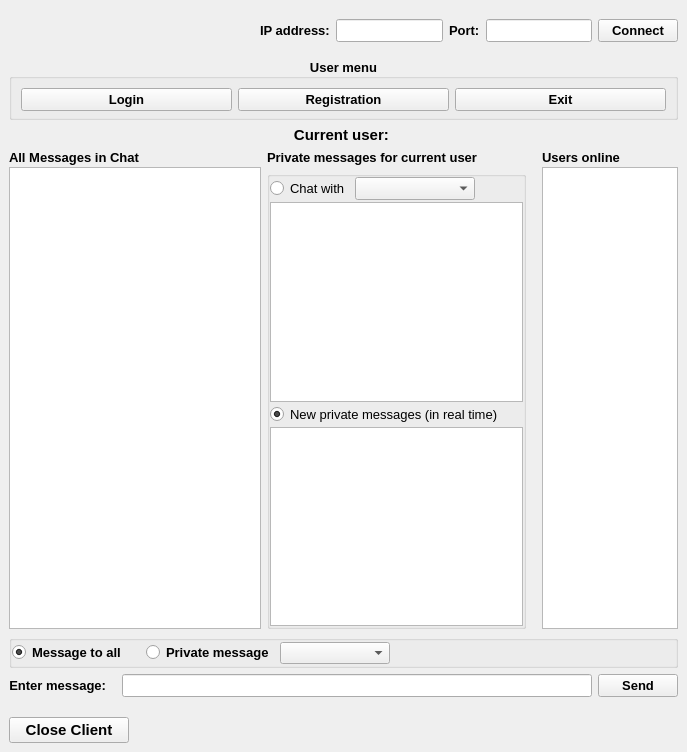
<?xml version="1.0" encoding="UTF-8"?>
<ui version="4.0">
 <class>ClientMainWindow</class>
 <widget class="QMainWindow" name="ClientMainWindow">
  <property name="geometry">
   <rect>
    <x>0</x>
    <y>0</y>
    <width>687</width>
    <height>752</height>
   </rect>
  </property>
  <property name="minimumSize">
   <size>
    <width>0</width>
    <height>0</height>
   </size>
  </property>
  <property name="maximumSize">
   <size>
    <width>16777215</width>
    <height>16777215</height>
   </size>
  </property>
  <property name="font">
   <font>
    <pointsize>10</pointsize>
    <bold>true</bold>
   </font>
  </property>
  <property name="windowTitle">
   <string>ClientMainWindow</string>
  </property>
  <property name="autoFillBackground">
   <bool>false</bool>
  </property>
  <widget class="QWidget" name="centralwidget">
   <property name="font">
    <font>
     <pointsize>10</pointsize>
     <bold>true</bold>
    </font>
   </property>
   <layout class="QVBoxLayout" name="verticalLayout_5">
    <item>
     <layout class="QHBoxLayout" name="horizontalLayout">
      <property name="topMargin">
       <number>10</number>
      </property>
      <property name="bottomMargin">
       <number>10</number>
      </property>
      <item>
       <spacer name="horizontalSpacer">
        <property name="orientation">
         <enum>Qt::Horizontal</enum>
        </property>
        <property name="sizeHint" stdset="0">
         <size>
          <width>270</width>
          <height>20</height>
         </size>
        </property>
       </spacer>
      </item>
      <item>
       <widget class="QLabel" name="label_6">
        <property name="text">
         <string>IP address:</string>
        </property>
       </widget>
      </item>
      <item>
       <widget class="QLineEdit" name="ipLineEdit">
        <property name="font">
         <font>
          <pointsize>10</pointsize>
          <bold>false</bold>
         </font>
        </property>
       </widget>
      </item>
      <item>
       <widget class="QLabel" name="label">
        <property name="text">
         <string>Port:</string>
        </property>
       </widget>
      </item>
      <item>
       <widget class="QLineEdit" name="portLineEdit">
        <property name="font">
         <font>
          <pointsize>10</pointsize>
          <bold>false</bold>
         </font>
        </property>
       </widget>
      </item>
      <item>
       <widget class="QPushButton" name="connectButton">
        <property name="text">
         <string>Connect</string>
        </property>
       </widget>
      </item>
     </layout>
    </item>
    <item>
     <widget class="QGroupBox" name="userMenuGroupBox">
      <property name="enabled">
       <bool>true</bool>
      </property>
      <property name="title">
       <string>User menu</string>
      </property>
      <property name="alignment">
       <set>Qt::AlignCenter</set>
      </property>
      <property name="flat">
       <bool>false</bool>
      </property>
      <layout class="QHBoxLayout" name="horizontalLayout_6">
       <property name="bottomMargin">
        <number>0</number>
       </property>
       <item>
        <layout class="QHBoxLayout" name="horizontalLayout_5">
         <property name="bottomMargin">
          <number>6</number>
         </property>
         <item>
          <widget class="QPushButton" name="loginButton">
           <property name="text">
            <string>Login</string>
           </property>
          </widget>
         </item>
         <item>
          <widget class="QPushButton" name="registrationButton">
           <property name="text">
            <string>Registration</string>
           </property>
          </widget>
         </item>
         <item>
          <widget class="QPushButton" name="exitUserButton">
           <property name="text">
            <string>Exit</string>
           </property>
          </widget>
         </item>
        </layout>
       </item>
      </layout>
     </widget>
    </item>
    <item>
     <widget class="QLabel" name="currentUserLabel">
      <property name="font">
       <font>
        <pointsize>11</pointsize>
        <bold>true</bold>
       </font>
      </property>
      <property name="text">
       <string>Current user: </string>
      </property>
      <property name="alignment">
       <set>Qt::AlignCenter</set>
      </property>
     </widget>
    </item>
    <item>
     <layout class="QHBoxLayout" name="horizontalLayout_11">
      <item>
       <layout class="QVBoxLayout" name="verticalLayout">
        <property name="spacing">
         <number>2</number>
        </property>
        <item>
         <widget class="QLabel" name="label_2">
          <property name="text">
           <string>All Messages in Chat</string>
          </property>
         </widget>
        </item>
        <item>
         <widget class="QTextEdit" name="allMessagesTextEdit">
          <property name="minimumSize">
           <size>
            <width>250</width>
            <height>0</height>
           </size>
          </property>
          <property name="font">
           <font>
            <pointsize>9</pointsize>
            <bold>true</bold>
           </font>
          </property>
          <property name="readOnly">
           <bool>true</bool>
          </property>
         </widget>
        </item>
       </layout>
      </item>
      <item>
       <layout class="QVBoxLayout" name="verticalLayout_4" stretch="0,0">
        <item>
         <widget class="QLabel" name="label_3">
          <property name="text">
           <string>Private messages for current user</string>
          </property>
         </widget>
        </item>
        <item>
         <widget class="QGroupBox" name="groupBox_2">
          <property name="title">
           <string/>
          </property>
          <property name="alignment">
           <set>Qt::AlignCenter</set>
          </property>
          <layout class="QHBoxLayout" name="horizontalLayout_9">
           <property name="spacing">
            <number>0</number>
           </property>
           <property name="leftMargin">
            <number>0</number>
           </property>
           <property name="topMargin">
            <number>0</number>
           </property>
           <property name="rightMargin">
            <number>0</number>
           </property>
           <property name="bottomMargin">
            <number>0</number>
           </property>
           <item>
            <layout class="QVBoxLayout" name="verticalLayout_2" stretch="0,1,0,1">
             <property name="spacing">
              <number>2</number>
             </property>
             <item>
              <layout class="QHBoxLayout" name="horizontalLayout_2" stretch="0,1,0">
               <property name="spacing">
                <number>5</number>
               </property>
               <item>
                <widget class="QRadioButton" name="privateMessageFromRadioButton">
                 <property name="font">
                  <font>
                   <pointsize>10</pointsize>
                   <bold>false</bold>
                  </font>
                 </property>
                 <property name="text">
                  <string>Chat with</string>
                 </property>
                </widget>
               </item>
               <item>
                <widget class="QComboBox" name="privateUsersComboBox">
                 <property name="maximumSize">
                  <size>
                   <width>120</width>
                   <height>16777215</height>
                  </size>
                 </property>
                 <property name="font">
                  <font>
                   <pointsize>10</pointsize>
                   <bold>false</bold>
                  </font>
                 </property>
                </widget>
               </item>
               <item>
                <spacer name="horizontalSpacer_4">
                 <property name="orientation">
                  <enum>Qt::Horizontal</enum>
                 </property>
                 <property name="sizeHint" stdset="0">
                  <size>
                   <width>40</width>
                   <height>20</height>
                  </size>
                 </property>
                </spacer>
               </item>
              </layout>
             </item>
             <item>
              <widget class="QTextEdit" name="chatWithTextEdit">
               <property name="minimumSize">
                <size>
                 <width>250</width>
                 <height>180</height>
                </size>
               </property>
               <property name="font">
                <font>
                 <pointsize>9</pointsize>
                 <bold>true</bold>
                </font>
               </property>
               <property name="readOnly">
                <bool>true</bool>
               </property>
              </widget>
             </item>
             <item>
              <widget class="QRadioButton" name="allPrivateMessagesRadioButton">
               <property name="font">
                <font>
                 <pointsize>10</pointsize>
                 <bold>false</bold>
                </font>
               </property>
               <property name="text">
                <string>New private messages (in real time)</string>
               </property>
               <property name="checked">
                <bool>true</bool>
               </property>
              </widget>
             </item>
             <item>
              <widget class="QTextEdit" name="privateMessagesTextEdit">
               <property name="minimumSize">
                <size>
                 <width>250</width>
                 <height>180</height>
                </size>
               </property>
               <property name="font">
                <font>
                 <pointsize>9</pointsize>
                 <bold>true</bold>
                </font>
               </property>
               <property name="readOnly">
                <bool>true</bool>
               </property>
              </widget>
             </item>
            </layout>
           </item>
          </layout>
         </widget>
        </item>
       </layout>
      </item>
      <item>
       <layout class="QVBoxLayout" name="verticalLayout_3">
        <property name="spacing">
         <number>2</number>
        </property>
        <property name="leftMargin">
         <number>10</number>
        </property>
        <item>
         <widget class="QLabel" name="label_4">
          <property name="text">
           <string>Users online</string>
          </property>
         </widget>
        </item>
        <item>
         <widget class="QListWidget" name="usersOnlineListWidget">
          <property name="sizePolicy">
           <sizepolicy hsizetype="Expanding" vsizetype="Expanding">
            <horstretch>0</horstretch>
            <verstretch>0</verstretch>
           </sizepolicy>
          </property>
          <property name="minimumSize">
           <size>
            <width>130</width>
            <height>0</height>
           </size>
          </property>
          <property name="maximumSize">
           <size>
            <width>140</width>
            <height>16777215</height>
           </size>
          </property>
          <property name="font">
           <font>
            <pointsize>10</pointsize>
            <bold>true</bold>
           </font>
          </property>
         </widget>
        </item>
       </layout>
      </item>
     </layout>
    </item>
    <item>
     <widget class="QGroupBox" name="groupBox">
      <property name="title">
       <string/>
      </property>
      <property name="alignment">
       <set>Qt::AlignCenter</set>
      </property>
      <layout class="QHBoxLayout" name="horizontalLayout_10">
       <property name="spacing">
        <number>0</number>
       </property>
       <property name="sizeConstraint">
        <enum>QLayout::SetDefaultConstraint</enum>
       </property>
       <property name="leftMargin">
        <number>0</number>
       </property>
       <property name="topMargin">
        <number>0</number>
       </property>
       <property name="rightMargin">
        <number>0</number>
       </property>
       <property name="bottomMargin">
        <number>0</number>
       </property>
       <item>
        <layout class="QHBoxLayout" name="horizontalLayout_8" stretch="0,0,0,1">
         <property name="spacing">
          <number>20</number>
         </property>
         <item>
          <widget class="QRadioButton" name="messageToAllRadioButton">
           <property name="text">
            <string>Message to all</string>
           </property>
           <property name="checked">
            <bool>true</bool>
           </property>
          </widget>
         </item>
         <item>
          <layout class="QHBoxLayout" name="horizontalLayout_3" stretch="0,1">
           <property name="spacing">
            <number>6</number>
           </property>
           <item>
            <widget class="QRadioButton" name="privateMessageRadioButton">
             <property name="text">
              <string>Private message</string>
             </property>
            </widget>
           </item>
           <item>
            <widget class="QComboBox" name="usersComboBox">
             <property name="sizePolicy">
              <sizepolicy hsizetype="MinimumExpanding" vsizetype="Fixed">
               <horstretch>0</horstretch>
               <verstretch>0</verstretch>
              </sizepolicy>
             </property>
             <property name="minimumSize">
              <size>
               <width>110</width>
               <height>0</height>
              </size>
             </property>
             <property name="maximumSize">
              <size>
               <width>120</width>
               <height>16777215</height>
              </size>
             </property>
             <property name="font">
              <font>
               <pointsize>9</pointsize>
               <bold>false</bold>
              </font>
             </property>
             <property name="sizeAdjustPolicy">
              <enum>QComboBox::AdjustToContents</enum>
             </property>
            </widget>
           </item>
          </layout>
         </item>
         <item>
          <widget class="QLabel" name="usersStateLabel">
           <property name="font">
            <font>
             <pointsize>8</pointsize>
             <bold>false</bold>
            </font>
           </property>
           <property name="text">
            <string/>
           </property>
          </widget>
         </item>
         <item>
          <spacer name="horizontalSpacer_3">
           <property name="orientation">
            <enum>Qt::Horizontal</enum>
           </property>
           <property name="sizeType">
            <enum>QSizePolicy::MinimumExpanding</enum>
           </property>
           <property name="sizeHint" stdset="0">
            <size>
             <width>40</width>
             <height>20</height>
            </size>
           </property>
          </spacer>
         </item>
        </layout>
       </item>
      </layout>
     </widget>
    </item>
    <item>
     <layout class="QHBoxLayout" name="horizontalLayout_7">
      <property name="spacing">
       <number>6</number>
      </property>
      <property name="topMargin">
       <number>0</number>
      </property>
      <property name="bottomMargin">
       <number>4</number>
      </property>
      <item>
       <widget class="QLabel" name="messageLabel">
        <property name="text">
         <string>Enter message:</string>
        </property>
        <property name="alignment">
         <set>Qt::AlignRight|Qt::AlignTrailing|Qt::AlignVCenter</set>
        </property>
        <property name="margin">
         <number>0</number>
        </property>
        <property name="indent">
         <number>10</number>
        </property>
       </widget>
      </item>
      <item>
       <widget class="QLineEdit" name="messageLineEdit">
        <property name="font">
         <font>
          <pointsize>10</pointsize>
          <bold>false</bold>
         </font>
        </property>
       </widget>
      </item>
      <item>
       <widget class="QPushButton" name="sendButton">
        <property name="text">
         <string>Send</string>
        </property>
       </widget>
      </item>
     </layout>
    </item>
    <item>
     <layout class="QHBoxLayout" name="horizontalLayout_4">
      <property name="topMargin">
       <number>10</number>
      </property>
      <item>
       <widget class="QPushButton" name="closeButton">
        <property name="sizePolicy">
         <sizepolicy hsizetype="Expanding" vsizetype="Fixed">
          <horstretch>0</horstretch>
          <verstretch>0</verstretch>
         </sizepolicy>
        </property>
        <property name="maximumSize">
         <size>
          <width>120</width>
          <height>16777215</height>
         </size>
        </property>
        <property name="font">
         <font>
          <pointsize>11</pointsize>
          <bold>true</bold>
         </font>
        </property>
        <property name="text">
         <string>Close Client</string>
        </property>
       </widget>
      </item>
      <item>
       <spacer name="horizontalSpacer_2">
        <property name="orientation">
         <enum>Qt::Horizontal</enum>
        </property>
        <property name="sizeType">
         <enum>QSizePolicy::MinimumExpanding</enum>
        </property>
        <property name="sizeHint" stdset="0">
         <size>
          <width>40</width>
          <height>20</height>
         </size>
        </property>
       </spacer>
      </item>
     </layout>
    </item>
   </layout>
  </widget>
 </widget>
 <resources/>
 <connections/>
</ui>
